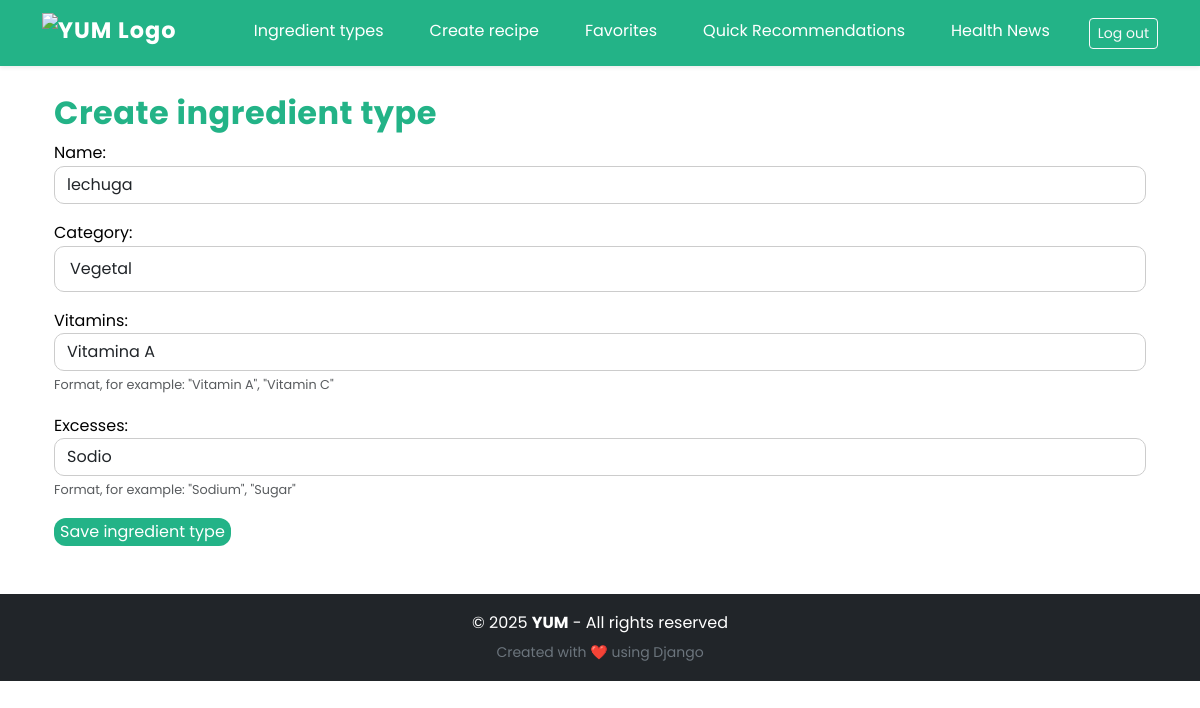
/user_dash/ingredient-types/9/edit/ (signed in), run on the app's committed database.
### core/models.py (models this page shows, shortened)
class IngredientType(models.Model):
    CATEGORY_CHOICES = [
        ('vegetal', 'Vegetal'),
        ('animal', 'Animal'),
        ('mineral', 'Mineral'),
        ('procesado', 'Procesado'),
        ('ultraprocesado', 'Ultraprocesado'),
    ]
    nombre = models.CharField(max_length=100, unique=True)
    category = models.CharField(max_length=20, choices=CATEGORY_CHOICES)
    vitamins = models.JSONField(blank=True, null=True)  # lista de strings en formato json
    excesses = models.JSONField(blank=True, null=True)  # lista de strings en formato json
    user = models.ForeignKey(
        settings.AUTH_USER_MODEL,
        on_delete=models.CASCADE,
        related_name="ingredient_types",
        null=True, blank=True
    )

### yum_users/views.py (the view)
# urls.py: path("ingredient-types/<int:pk>/edit/", IngredientTypeUpdateView.as_view(), name="ingredienttype_edit"),
class IngredientTypeUpdateView(CommonUserRequiredMixin, UpdateView):
    model = IngredientType
    form_class = IngredientTypeForm
    template_name = "yum_users/ingredient_type/add.html"
    success_url = reverse_lazy("ingredienttype_list")
    def get_object(self, queryset=None):
        obj = super().get_object(queryset)
        if obj.user != self.request.user:
            raise PermissionDenied("No tienes permiso para editar este ingrediente.")
        return obj

### core/forms.py (shortened to what this page needs)
class IngredientTypeForm(forms.ModelForm):
    vitamins = CommaSeparatedListField(
        required=False,
        widget=forms.TextInput(attrs={
            "class": "form-control",
            "placeholder":_("Ej: Vitamina A, Vitamina C")
        })
    )
    excesses = CommaSeparatedListField(
        required=False,
        widget=forms.TextInput(attrs={
            "class": "form-control",
            "placeholder":_("Ej: Sodio, Azúcar")
        })
    )
    class Meta:
        model = IngredientType
        fields = ["nombre", "category", "vitamins", "excesses"]
        widgets = {
            "nombre": forms.TextInput(attrs={"class": "form-control"}),
            "category": forms.Select(attrs={"class": "form-control"}),
        }
        labels = {
            "nombre": _("Nombre"),
            "category": _("Categoría"),
            "vitamins": _("Vitaminas"),
            "excesses": _("Excesos"),
        }

### core/forms.py (called while the page is built)
    def prepare_value(self, value):
        if isinstance(value, list):
            return ", ".join(value)
        return value

### core/mixins.py (called while the page is built)
    def dispatch(self, request, *args, **kwargs):
        if not hasattr(request.user, "role") or request.user.role != "common":
            return redirect(self.login_url)
        return super().dispatch(request, *args, **kwargs)

### core/models.py (called while the page is built)
    def is_admin(self):
        return self.role == "admin"

### yum_users/templates/yum_users/ingredient_type/add.html (shortened to what this page needs)
{% extends 'core/base.html' %}
{% load static %}
{% load i18n %}
{% block content %}
<div class="container mt-4">
  <h2>{% trans "Crear tipo de ingrediente" %}</h2>
  <form method="post">
    <div class="mb-3">
      {{ form.nombre.label_tag }}
      {{ form.nombre }}
    </div>
    <div class="mb-3">
      {{ form.category.label_tag }}
      {{ form.category }}
    </div>
    <div class="mb-3">
      {{ form.vitamins.label_tag }}
      {{ form.vitamins }}
      <small class="form-text text-muted">{% trans 'Formato, ejemplo: "Vitamina A", "Vitamina C"' %}</small>
    </div>
    <div class="mb-3">
      {{ form.excesses.label_tag }}
      {{ form.excesses }}
      <small class="form-text text-muted">{% trans 'Formato, ejemplo: "Sodio", "Azúcar"' %}</small>
    </div>
    <button type="submit" class="btn-brand">{% trans "Guardar tipo de ingrediente" %}</button>
  </form>
</div>
{% endblock %}

### core/static/core/css/styles.css (style rules this page uses)
:root { --brand-green: #23b387; --brand-green-hover: #1d9470; --brand-green-light: rgba(35, 179, 135, 0.05); --brand-green-shadow: rgba(35, 179, 135, 0.25); --brand-white: #ffffff; --brand-black: #000000; --text-muted: #6c757d; --text-dark: #212529; --border-color: #ccc; --border-light: #e0e0e0; --shadow-sm: 0 2px 8px rgba(0, 0, 0, 0.1); --shadow-md: 0 4px 10px rgba(0, 0, 0, 0.1); --shadow-lg: 0 8px 20px rgba(0, 0, 0, 0.15); --shadow-xl: 0 10px 25px rgba(0, 0, 0, 0.15); --border-radius: 12px; --transition-base: 0.3s ease; }
body { font-family: 'Poppins', sans-serif; background-color: var(--brand-white); color: var(--brand-black); line-height: 1.6; padding-top: 70px; }
h1, h2, h3, .auth-title { font-weight: 700; letter-spacing: 0.5px; color: var(--brand-green); }
.btn-brand { background-color: var(--brand-green) !important; color: var(--brand-white) !important; border: none !important; border-radius: var(--border-radius) !important; transition: background-color var(--transition-base); }
.form-control, .form-select { border-radius: 10px !important; border: 1px solid var(--border-color); transition: border-color var(--transition-base), box-shadow var(--transition-base); }
select.form-control, select.form-select { padding: 10px 15px; font-size: 1rem; }
.form-text { font-size: 0.8rem; color: #666; }

### data on the page
IngredientType: nombre "lechuga", category "Vegetal", vitamins "Vitamina A", excesses "Sodio"

### other printed values
{{ year|default:"2025" }} "2025"
